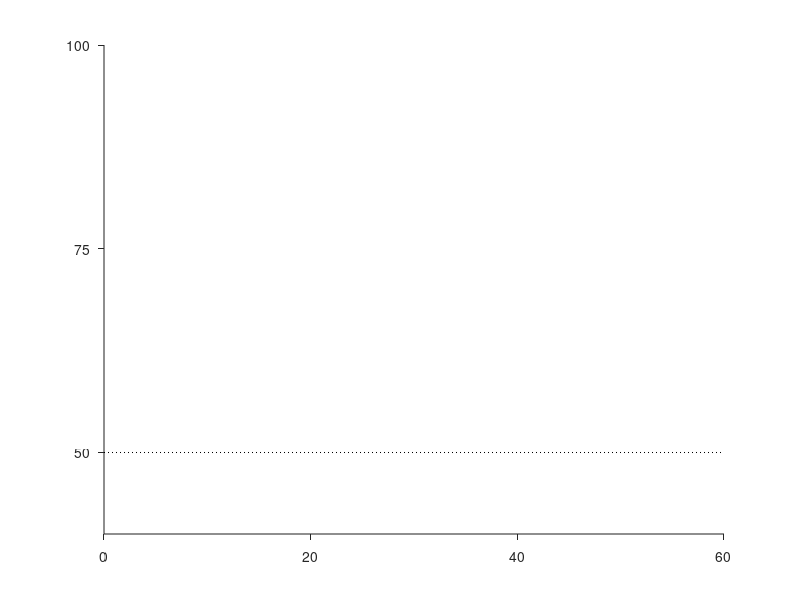

Write MATLAB code to recreate this figure. (Note: this script raises an error after producing the figure.)
function behavior_learning
% MOUSE_NAME = {'4577','4579','4580','4573','4576','4581','4619'};
MOUSE_NAME = {'4573','4576','4581','4619'};

% MOUSE_NAME = {'4581'};
numMouse = numel(MOUSE_NAME);

figure;
ax = axes('TickDir','Out','LineWidth', 0.75, 'xlim', [0 60], 'xtick', [0:20:60], 'ylim', [40 100], 'ytick', [50 75 100]); hold on
plot([0 60], [50 50], 'k:', 'linewidth', 0.75); % 50%-line
cmap = linspecer(numMouse); %whatever colormap
% cmap = [1 0 0;1 0 0;1 0 0;zeros(4,3)];
for iM = 1:numMouse
    [fracHit] = behavior_learning_each_mouse(MOUSE_NAME{iM});
    plot(ax, 1:numel(fracHit), fracHit*100, 'color',cmap(iM,:), 'linewidth', 2);
end

function [fracHit] = behavior_learning_each_mouse(mouse_name)

%OUTPUT:
%fracHit fraction response right numFile x numContrast 

NUM_TRIAL_THRESHOLD = 5; %sessions with trials fewer than this number will be ignored
DATA_DIR = 'E:\Masa_Work\Google Drive\IBL\Rigbox_repository'; %change to a directory where your data is saved
%assume DATA_DIR has Repository structure \mousename\date\session\files

%get a list of fullfilenames from mouse name
fileName = {}; %to fill in below
protocolName = {}; %to fill in below

dirs_date = dir([DATA_DIR filesep mouse_name filesep '201*']);
for iDd = 1:numel(dirs_date)
    dirs_sess = dir([DATA_DIR filesep mouse_name filesep dirs_date(iDd).name]);
    numDirSess = numel(dirs_sess);
    for iDs = 1:numDirSess
        if isnan(str2double(dirs_sess(iDs).name))
            %real data should have a number
            continue
        end
        
        file = dir([DATA_DIR filesep mouse_name filesep dirs_date(iDd).name filesep dirs_sess(iDs).name filesep '*_Block.mat']);
                
        %get protocol
        load([DATA_DIR filesep mouse_name filesep dirs_date(iDd).name filesep dirs_sess(iDs).name filesep file.name(1:end-9) 'parameters.mat']);
        [z,z,z,z,z,z,splits] = regexp(parameters.defFunction, filesep);
        defFunction = splits{end};
        if strcmp(defFunction, 'advancedChoiceWorld.m')
            warning('Not ready for advancedChoiceWorld')
            %for example, what happens if no response within response window??
            continue
        end
        
        protocolName = [protocolName; {defFunction}];
        fileName = [fileName; ...
            {[DATA_DIR filesep mouse_name filesep dirs_date(iDd).name filesep dirs_sess(iDs).name filesep file.name]}, ...
            ];        
    end
end

%main part
contrastList = [-1 -0.5 0.5 1]; %only high contrast
numFile = numel(fileName);
fracHit = NaN(numFile,1);
numTr = NaN(numFile,1);

for iF = 1:numFile
% for iF = 1:5
    load(fileName{iF})
    [~,~,~,~,~,~,splits] = regexp(fileName{iF}, filesep);
    sessoin = splits{end}(1:end-15);
    
    numTr(iF) = numel(block.events.endTrialValues);
    side = block.events.trialSideValues(1:numTr(iF)); %side of the stimulus
    if strcmp(protocolName{iF}, 'vanillaChoiceworldWithRew.m') %champalimaud
        hit = block.events.hitValues(2:numTr(iF)+1);
    elseif strcmp(protocolName{iF}, 'basicChoiceworld.m')
        hit = block.events.hitValues(1:numTr(iF));
    else
        error('check');
    end
    if isfield(block.events, 'repeatTrialValues')
        repeat = block.events.repeatTrialValues(1:numTr(iF));
    elseif isfield(block.events, 'repeatNumValues')
        repeat = double(block.events.repeatNumValues(1:numTr(iF))>1);
    else
        error('check')
    end
    contrast = block.events.trialContrastValues(1:numTr(iF));       
    miss = 1 - hit;
    
    %bug (only for Champalimaud?)
    if ismember(sessoin(1:end-2), {'2018-02-01','2018-02-02','2018-02-05','2018-02-06','2018-02-07'})
        %bug when we fix bug of stim-on during quiescent
        % repeat trial is no longer saved properly
        warning('Only for champalimaud? Anyway shouldn''t hurt')
        repeat = zeros(1, numTr(iF));
        repeat(find(miss(1:end-1)==1 & contrast(1:end-1)>=0.5)+1) = 1;
        %
    end
    
    sidedContrast = contrast.*side;
    
    fracHit(iF) = mean(hit(ismember(sidedContrast, contrastList) & ~repeat));
end

%take out sessions less than 5 trials
boolSmallNumberOfTrial = (numTr<NUM_TRIAL_THRESHOLD);
fracHit(boolSmallNumberOfTrial) = [];